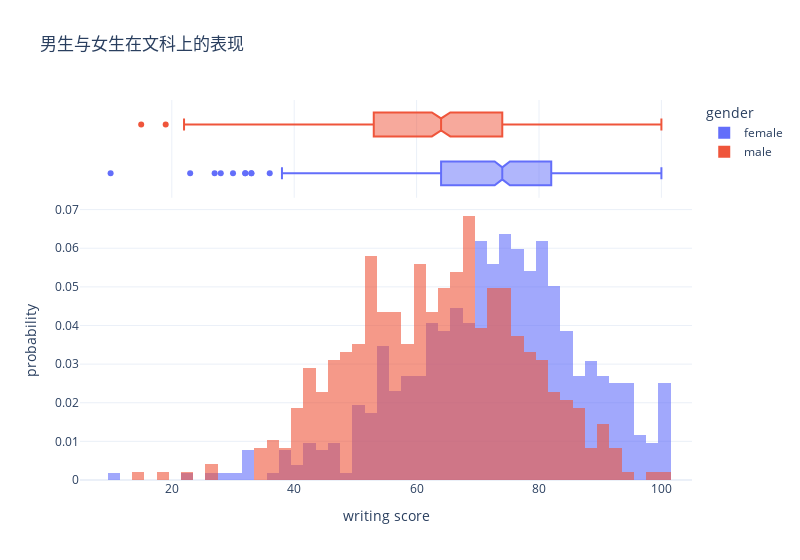

Notebook code for this chart:
### Code cell
data.groupby('gender')[['writing score']].agg([np.mean, np.median])
fig = px.histogram(
    data, x='writing score',
    marginal='box', opacity=0.6,
    color='gender',
    histnorm='probability',
    title='男生与女生在文科上的表现',
    template='plotly_white'
)

fig.update_layout(barmode='overlay', width=800)
fig.show()

### Figure 1 — Plotly figure (JSON) as saved in the notebook; plotly's stock layout.template omitted (floating-point values rounded to 4 significant figures; data arrays with more than 128 entries replaced by an {"elided": "..."} marker saying what was removed)
{"data": [{"alignmentgroup": "True", "bingroup": "x", "histnorm": "probability", "hovertemplate": "gender=female<br>writing score=%{x}<br>probability=%{y}<extra></extra>", "legendgroup": "female", "marker": {"color": "#636efa", "opacity": 0.6, "pattern": {"shape": ""}}, "name": "female", "offsetgroup": "female", "orientation": "v", "showlegend": true, "x": {"elided": "518 int values"}, "xaxis": "x", "yaxis": "y", "type": "histogram"}, {"alignmentgroup": "True", "hovertemplate": "gender=female<br>writing score=%{x}<extra></extra>", "legendgroup": "female", "marker": {"color": "#636efa"}, "name": "female", "notched": true, "offsetgroup": "female", "showlegend": false, "x": {"elided": "518 int values"}, "xaxis": "x2", "yaxis": "y2", "type": "box"}, {"alignmentgroup": "True", "bingroup": "x", "histnorm": "probability", "hovertemplate": "gender=male<br>writing score=%{x}<br>probability=%{y}<extra></extra>", "legendgroup": "male", "marker": {"color": "#EF553B", "opacity": 0.6, "pattern": {"shape": ""}}, "name": "male", "offsetgroup": "male", "orientation": "v", "showlegend": true, "x": {"elided": "482 int values"}, "xaxis": "x", "yaxis": "y", "type": "histogram"}, {"alignmentgroup": "True", "hovertemplate": "gender=male<br>writing score=%{x}<extra></extra>", "legendgroup": "male", "marker": {"color": "#EF553B"}, "name": "male", "notched": true, "offsetgroup": "male", "showlegend": false, "x": {"elided": "482 int values"}, "xaxis": "x2", "yaxis": "y2", "type": "box"}], "layout": {"xaxis": {"anchor": "y", "domain": [0.0, 1.0], "title": {"text": "writing score"}}, "yaxis": {"anchor": "x", "domain": [0.0, 0.7326], "title": {"text": "probability"}}, "xaxis2": {"anchor": "y2", "domain": [0.0, 1.0], "matches": "x", "showticklabels": false, "showgrid": true}, "yaxis2": {"anchor": "x2", "domain": [0.7426, 1.0], "matches": "y2", "showticklabels": false, "showline": false, "ticks": "", "showgrid": false}, "legend": {"title": {"text": "gender"}, "tracegroupgap": 0}, "title": {"text": "男生与女生在文科上的表现"}, "barmode": "overlay", "width": 800}}
